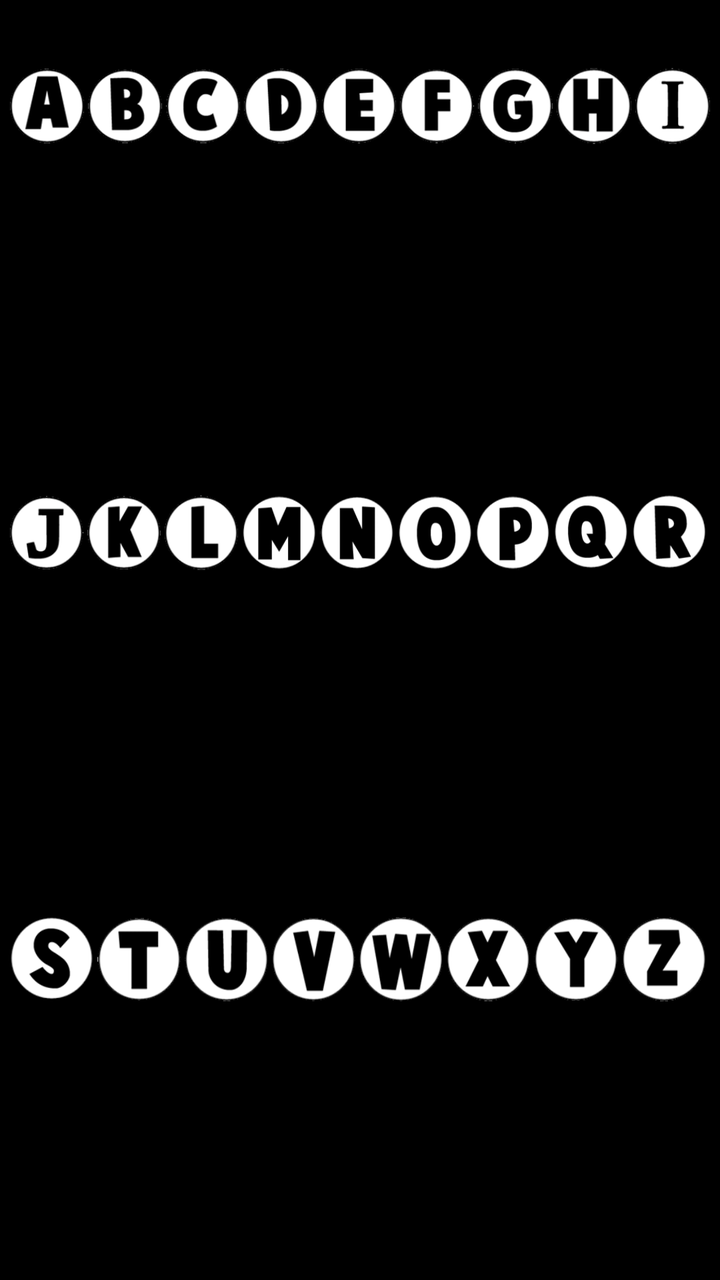
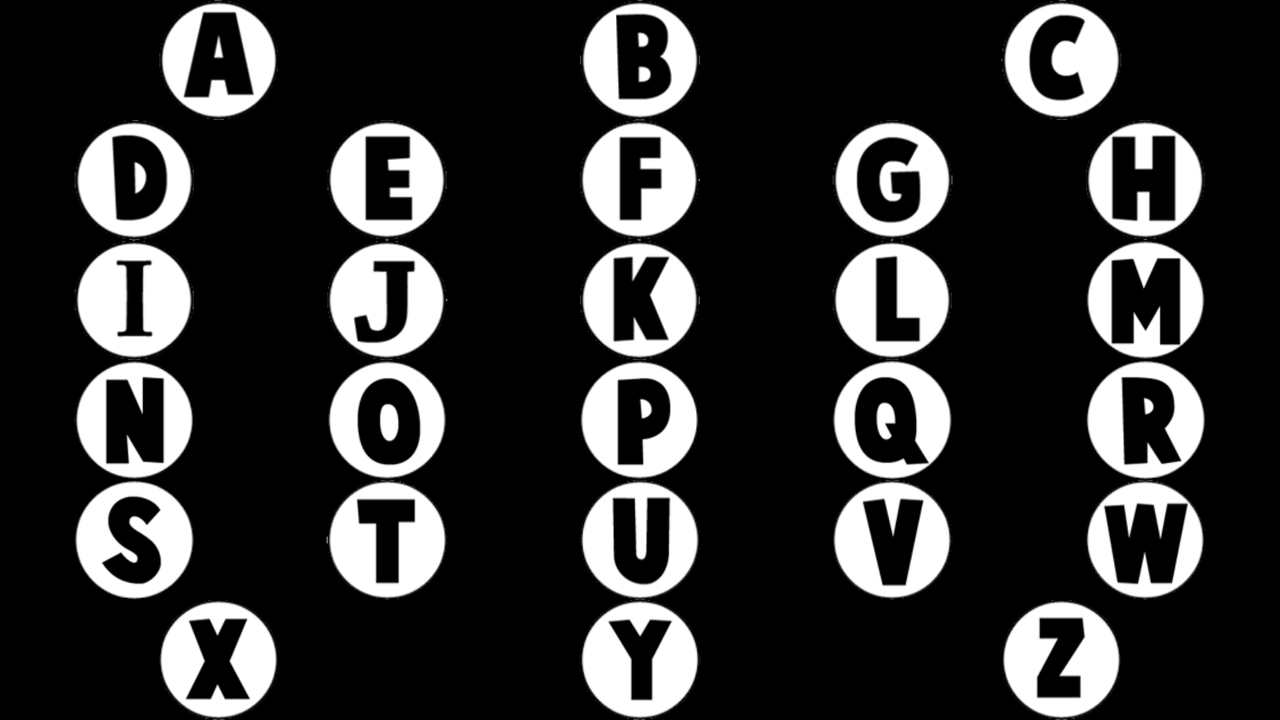

Compare how this app lays out the same screen by default and in its alternative resource folder. The renders come first, then the two layout files and the values they reference.
<!-- AndroidManifest.xml: application theme AppTheme -->
<!-- res/layout/keyboard.xml -->
<?xml version="1.0" encoding="utf-8"?>
<LinearLayout xmlns:android="http://schemas.android.com/apk/res/android"
    android:layout_width="match_parent"
    android:layout_height="match_parent"
    android:background="@color/keyboard"
    android:orientation="vertical">

    <LinearLayout
        android:layout_width="match_parent"
        android:layout_height="0dp"
        android:layout_weight="1"
        android:orientation="horizontal"
        android:weightSum="9">

        <ImageButton
            android:id="@+id/a_btn"
            android:layout_width="0dp"
            android:layout_height="wrap_content"
            android:layout_marginLeft="5dp"
            android:layout_marginRight="2dp"
            android:layout_weight="1"
            android:background="@color/keyboard"
            android:onClick="onBtnClicked"
            android:scaleType="fitCenter"
            android:src="@drawable/a" />

        <ImageButton
            android:id="@+id/b_btn"
            android:layout_width="0dp"
            android:layout_height="wrap_content"
            android:layout_marginRight="2dp"
            android:layout_weight="1"
            android:background="@color/keyboard"
            android:scaleType="fitCenter"
            android:src="@drawable/b" />

        <ImageButton
            android:id="@+id/c_btn"
            android:layout_width="0dp"
            android:layout_height="wrap_content"
            android:layout_marginRight="2dp"
            android:layout_weight="1"
            android:background="@color/keyboard"
            android:scaleType="fitCenter"
            android:src="@drawable/c" />

        <ImageButton
            android:id="@+id/d_btn"
            android:layout_width="0dp"
            android:layout_height="wrap_content"
            android:layout_marginRight="2dp"
            android:layout_weight="1"
            android:background="@color/keyboard"
            android:scaleType="fitCenter"
            android:src="@drawable/d" />

        <ImageButton
            android:id="@+id/e_btn"
            android:layout_width="0dp"
            android:layout_height="wrap_content"
            android:layout_marginRight="2dp"
            android:layout_weight="1"
            android:background="@color/keyboard"
            android:scaleType="fitCenter"
            android:src="@drawable/e" />

        <ImageButton
            android:id="@+id/f_btn"
            android:layout_width="0dp"
            android:layout_height="wrap_content"
            android:layout_marginRight="2dp"
            android:layout_weight="1"
            android:background="@color/keyboard"
            android:scaleType="fitCenter"
            android:src="@drawable/f" />

        <ImageButton
            android:id="@+id/g_btn"
            android:layout_width="0dp"
            android:layout_height="wrap_content"
            android:layout_marginRight="2dp"
            android:layout_weight="1"
            android:background="@color/keyboard"
            android:scaleType="fitCenter"
            android:src="@drawable/g" />

        <ImageButton
            android:id="@+id/h_btn"
            android:layout_width="0dp"
            android:layout_height="wrap_content"
            android:layout_marginRight="2dp"
            android:layout_weight="1"
            android:background="@color/keyboard"
            android:scaleType="fitCenter"
            android:src="@drawable/h" />

        <ImageButton
            android:id="@+id/i_btn"
            android:layout_width="0dp"
            android:layout_height="wrap_content"
            android:layout_marginRight="5dp"
            android:layout_weight="1"
            android:background="@color/keyboard"
            android:scaleType="fitCenter"
            android:src="@drawable/i" />

    </LinearLayout>

    <LinearLayout
        android:layout_width="match_parent"
        android:layout_height="0dp"
        android:layout_marginLeft="5dp"
        android:layout_marginRight="2dp"
        android:layout_weight="1"
        android:orientation="horizontal"
        android:weightSum="9">

        <ImageButton
            android:id="@+id/j_btn"
            android:layout_width="0dp"
            android:layout_height="wrap_content"
            android:layout_marginRight="2dp"
            android:layout_weight="1"
            android:background="@color/keyboard"
            android:scaleType="fitCenter"
            android:src="@drawable/j" />

        <ImageButton
            android:id="@+id/k_btn"
            android:layout_width="0dp"
            android:layout_height="wrap_content"
            android:layout_marginRight="2dp"
            android:layout_weight="1"
            android:background="@color/keyboard"
            android:scaleType="fitCenter"
            android:src="@drawable/k" />

        <ImageButton
            android:id="@+id/l_btn"
            android:layout_width="0dp"
            android:layout_height="wrap_content"
            android:layout_marginRight="2dp"
            android:layout_weight="1"
            android:background="@color/keyboard"
            android:scaleType="fitCenter"
            android:src="@drawable/l" />

        <ImageButton
            android:id="@+id/m_btn"
            android:layout_width="0dp"
            android:layout_height="wrap_content"
            android:layout_marginRight="2dp"
            android:layout_weight="1"
            android:background="@color/keyboard"
            android:scaleType="fitCenter"
            android:src="@drawable/m" />

        <ImageButton
            android:id="@+id/n_btn"
            android:layout_width="0dp"
            android:layout_height="wrap_content"
            android:layout_marginRight="2dp"
            android:layout_weight="1"
            android:background="@color/keyboard"
            android:scaleType="fitCenter"
            android:src="@drawable/n" />

        <ImageButton
            android:id="@+id/o_btn"
            android:layout_width="0dp"
            android:layout_height="wrap_content"
            android:layout_marginRight="2dp"
            android:layout_weight="1"
            android:background="@color/keyboard"
            android:scaleType="fitCenter"
            android:src="@drawable/o" />

        <ImageButton
            android:id="@+id/p_btn"
            android:layout_width="0dp"
            android:layout_height="wrap_content"
            android:layout_marginRight="2dp"
            android:layout_weight="1"
            android:background="@color/keyboard"
            android:scaleType="fitCenter"
            android:src="@drawable/p" />

        <ImageButton
            android:id="@+id/q_btn"
            android:layout_width="0dp"
            android:layout_height="wrap_content"
            android:layout_marginRight="2dp"
            android:layout_weight="1"
            android:background="@color/keyboard"
            android:scaleType="fitCenter"
            android:src="@drawable/q" />

        <ImageButton
            android:id="@+id/r_btn"
            android:layout_width="0dp"
            android:layout_height="wrap_content"
            android:layout_marginRight="5dp"
            android:layout_weight="1"
            android:background="@color/keyboard"
            android:scaleType="fitCenter"
            android:src="@drawable/r" />
    </LinearLayout>

    <LinearLayout
        android:layout_width="match_parent"
        android:layout_height="0dp"
        android:layout_marginLeft="5dp"
        android:layout_marginRight="2dp"
        android:layout_weight="1"
        android:orientation="horizontal"
        android:weightSum="8">

        <ImageButton
            android:id="@+id/s_btn"
            android:layout_width="0dp"
            android:layout_height="wrap_content"
            android:layout_marginRight="2dp"
            android:layout_weight="1"
            android:background="@color/keyboard"
            android:scaleType="fitCenter"
            android:src="@drawable/s" />

        <ImageButton
            android:id="@+id/t_btn"
            android:layout_width="0dp"
            android:layout_height="wrap_content"
            android:layout_marginRight="2dp"
            android:layout_weight="1"
            android:background="@color/keyboard"
            android:scaleType="fitCenter"
            android:src="@drawable/t" />

        <ImageButton
            android:id="@+id/u_btn"
            android:layout_width="0dp"
            android:layout_height="wrap_content"
            android:layout_marginRight="2dp"
            android:layout_weight="1"
            android:background="@color/keyboard"
            android:scaleType="fitCenter"
            android:src="@drawable/u" />

        <ImageButton
            android:id="@+id/v_btn"
            android:layout_width="0dp"
            android:layout_height="wrap_content"
            android:layout_marginRight="2dp"
            android:layout_weight="1"
            android:background="@color/keyboard"
            android:scaleType="fitCenter"
            android:src="@drawable/v" />

        <ImageButton
            android:id="@+id/w_btn"
            android:layout_width="0dp"
            android:layout_height="wrap_content"
            android:layout_marginRight="2dp"
            android:layout_weight="1"
            android:background="@color/keyboard"
            android:scaleType="fitCenter"
            android:src="@drawable/w" />

        <ImageButton
            android:id="@+id/x_btn"
            android:layout_width="0dp"
            android:layout_height="wrap_content"
            android:layout_marginRight="2dp"
            android:layout_weight="1"
            android:background="@color/keyboard"
            android:scaleType="fitCenter"
            android:src="@drawable/x" />

        <ImageButton
            android:id="@+id/y_btn"
            android:layout_width="0dp"
            android:layout_height="wrap_content"
            android:layout_marginRight="2dp"
            android:layout_weight="1"
            android:background="@color/keyboard"
            android:scaleType="fitCenter"
            android:src="@drawable/y" />

        <ImageButton
            android:id="@+id/z_btn"
            android:layout_width="0dp"
            android:layout_height="wrap_content"
            android:layout_marginRight="5dp"
            android:layout_weight="1"
            android:background="@color/keyboard"
            android:scaleType="fitCenter"
            android:src="@drawable/z" />

    </LinearLayout>

</LinearLayout>
<!-- resources referenced by this layout -->
<resources>
  <color name="keyboard">#000000</color>
  <!-- drawable a: png bitmap (drawable, 20577 bytes) -->
  <!-- drawable b: png bitmap (drawable, 20333 bytes) -->
  <!-- drawable c: png bitmap (drawable, 20359 bytes) -->
  <!-- drawable d: png bitmap (drawable, 20325 bytes) -->
  <!-- drawable e: png bitmap (drawable, 19473 bytes) -->
  <!-- drawable f: png bitmap (drawable, 19237 bytes) -->
  <!-- drawable g: png bitmap (drawable, 20843 bytes) -->
  <!-- drawable h: png bitmap (drawable, 19471 bytes) -->
  <!-- drawable i: png bitmap (drawable, 19532 bytes) -->
  <!-- drawable j: png bitmap (drawable, 19951 bytes) -->
  <!-- drawable k: png bitmap (drawable, 20274 bytes) -->
  <!-- drawable l: png bitmap (drawable, 19186 bytes) -->
  <!-- drawable m: png bitmap (drawable, 19069 bytes) -->
  <!-- drawable n: png bitmap (drawable, 19016 bytes) -->
  <!-- drawable o: png bitmap (drawable, 19351 bytes) -->
  <!-- drawable p: png bitmap (drawable, 19001 bytes) -->
  <!-- drawable q: png bitmap (drawable, 19454 bytes) -->
  <!-- drawable r: png bitmap (drawable, 19326 bytes) -->
  <!-- drawable s: png bitmap (drawable, 19538 bytes) -->
  <!-- drawable t: png bitmap (drawable, 18921 bytes) -->
  <!-- drawable u: png bitmap (drawable, 19754 bytes) -->
  <!-- drawable v: png bitmap (drawable, 20279 bytes) -->
  <!-- drawable w: png bitmap (drawable, 20930 bytes) -->
  <!-- drawable x: png bitmap (drawable, 20399 bytes) -->
  <!-- drawable y: png bitmap (drawable, 20033 bytes) -->
  <!-- drawable z: png bitmap (drawable, 19850 bytes) -->
  <style name="AppTheme" parent="Theme.AppCompat.Light.NoActionBar">
          
          <item name="colorPrimary">@color/black</item>
          <item name="colorPrimaryDark">@color/black</item>
          <item name="colorAccent">@color/black</item>
          <item name="android:actionMenuTextColor">@color/white</item>
      </style>
  <color name="black">#000000</color>
  <color name="white">#ffffff</color>
</resources>
<!-- res/layout-land/keyboard.xml (the repository's variant of the layout above) -->
<!-- drawn on the phone turned sideways -->
<?xml version="1.0" encoding="utf-8"?>
<LinearLayout xmlns:android="http://schemas.android.com/apk/res/android"
    android:layout_width="match_parent"
    android:layout_height="match_parent"
    android:background="@color/keyboard"
    android:orientation="vertical">


    <LinearLayout
        android:layout_width="match_parent"
        android:layout_height="0dp"
        android:layout_weight="1"
        android:orientation="horizontal"
        android:weightSum="3">

        <ImageButton
            android:id="@+id/a_btn"
            android:layout_width="0dp"
            android:layout_height="wrap_content"
            android:layout_marginLeft="5dp"
            android:layout_marginRight="2dp"
            android:layout_weight="1"
            android:background="@color/keyboard"
            android:scaleType="fitCenter"
            android:src="@drawable/a" />

        <ImageButton
            android:id="@+id/b_btn"
            android:layout_width="0dp"
            android:layout_height="wrap_content"
            android:layout_marginRight="2dp"
            android:layout_weight="1"
            android:background="@color/keyboard"
            android:scaleType="fitCenter"
            android:src="@drawable/b" />

        <ImageButton
            android:id="@+id/c_btn"
            android:layout_width="0dp"
            android:layout_height="wrap_content"
            android:layout_marginRight="5dp"
            android:layout_weight="1"
            android:background="@color/keyboard"
            android:scaleType="fitCenter"
            android:src="@drawable/c" />
    </LinearLayout>

    <LinearLayout
        android:layout_width="match_parent"
        android:layout_height="0dp"
        android:layout_weight="1"
        android:orientation="horizontal"
        android:weightSum="5">

        <ImageButton
            android:id="@+id/d_btn"
            android:layout_width="0dp"
            android:layout_height="wrap_content"
            android:layout_marginLeft="5dp"
            android:layout_marginRight="2dp"
            android:layout_weight="1"
            android:background="@color/keyboard"
            android:scaleType="fitCenter"
            android:src="@drawable/d" />

        <ImageButton
            android:id="@+id/e_btn"
            android:layout_width="0dp"
            android:layout_height="wrap_content"
            android:layout_marginRight="2dp"
            android:layout_weight="1"
            android:background="@color/keyboard"
            android:scaleType="fitCenter"
            android:src="@drawable/e" />

        <ImageButton
            android:id="@+id/f_btn"
            android:layout_width="0dp"
            android:layout_height="wrap_content"
            android:layout_marginRight="2dp"
            android:layout_weight="1"
            android:background="@color/keyboard"
            android:scaleType="fitCenter"
            android:src="@drawable/f" />

        <ImageButton
            android:id="@+id/g_btn"
            android:layout_width="0dp"
            android:layout_height="wrap_content"
            android:layout_marginRight="2dp"
            android:layout_weight="1"
            android:background="@color/keyboard"
            android:scaleType="fitCenter"
            android:src="@drawable/g" />

        <ImageButton
            android:id="@+id/h_btn"
            android:layout_width="0dp"
            android:layout_height="wrap_content"
            android:layout_marginRight="5dp"
            android:layout_weight="1"
            android:background="@color/keyboard"
            android:scaleType="fitCenter"
            android:src="@drawable/h" />
    </LinearLayout>

    <LinearLayout
        android:layout_width="match_parent"
        android:layout_height="0dp"
        android:layout_weight="1"
        android:orientation="horizontal"
        android:weightSum="5">

        <ImageButton
            android:id="@+id/i_btn"
            android:layout_width="0dp"
            android:layout_height="wrap_content"
            android:layout_marginLeft="5dp"
            android:layout_marginRight="2dp"
            android:layout_weight="1"
            android:background="@color/keyboard"
            android:scaleType="fitCenter"
            android:src="@drawable/i" />


        <ImageButton
            android:id="@+id/j_btn"
            android:layout_width="0dp"
            android:layout_height="wrap_content"
            android:layout_marginRight="2dp"
            android:layout_weight="1"
            android:background="@color/keyboard"
            android:scaleType="fitCenter"
            android:src="@drawable/j" />

        <ImageButton
            android:id="@+id/k_btn"
            android:layout_width="0dp"
            android:layout_height="wrap_content"
            android:layout_marginRight="2dp"
            android:layout_weight="1"
            android:background="@color/keyboard"
            android:scaleType="fitCenter"
            android:src="@drawable/k" />

        <ImageButton
            android:id="@+id/l_btn"
            android:layout_width="0dp"
            android:layout_height="wrap_content"
            android:layout_marginRight="2dp"
            android:layout_weight="1"
            android:background="@color/keyboard"
            android:scaleType="fitCenter"
            android:src="@drawable/l" />

        <ImageButton
            android:id="@+id/m_btn"
            android:layout_width="0dp"
            android:layout_height="wrap_content"
            android:layout_marginRight="5dp"
            android:layout_weight="1"
            android:background="@color/keyboard"
            android:scaleType="fitCenter"
            android:src="@drawable/m" />
    </LinearLayout>

    <LinearLayout
        android:layout_width="match_parent"
        android:layout_height="0dp"
        android:layout_weight="1"
        android:orientation="horizontal"
        android:weightSum="5">

        <ImageButton
            android:id="@+id/n_btn"
            android:layout_width="0dp"
            android:layout_height="wrap_content"
            android:layout_marginLeft="5dp"
            android:layout_marginRight="2dp"
            android:layout_weight="1"
            android:background="@color/keyboard"
            android:scaleType="fitCenter"
            android:src="@drawable/n" />

        <ImageButton
            android:id="@+id/o_btn"
            android:layout_width="0dp"
            android:layout_height="wrap_content"
            android:layout_marginRight="2dp"
            android:layout_weight="1"
            android:background="@color/keyboard"
            android:scaleType="fitCenter"
            android:src="@drawable/o" />

        <ImageButton
            android:id="@+id/p_btn"
            android:layout_width="0dp"
            android:layout_height="wrap_content"
            android:layout_marginRight="2dp"
            android:layout_weight="1"
            android:background="@color/keyboard"
            android:scaleType="fitCenter"
            android:src="@drawable/p" />

        <ImageButton
            android:id="@+id/q_btn"
            android:layout_width="0dp"
            android:layout_height="wrap_content"
            android:layout_marginRight="2dp"
            android:layout_weight="1"
            android:background="@color/keyboard"
            android:scaleType="fitCenter"
            android:src="@drawable/q" />

        <ImageButton
            android:id="@+id/r_btn"
            android:layout_width="0dp"
            android:layout_height="wrap_content"
            android:layout_marginRight="5dp"
            android:layout_weight="1"
            android:background="@color/keyboard"
            android:scaleType="fitCenter"
            android:src="@drawable/r" />
    </LinearLayout>

    <LinearLayout
        android:layout_width="match_parent"
        android:layout_height="0dp"
        android:layout_weight="1"
        android:orientation="horizontal"
        android:weightSum="5">

        <ImageButton
            android:id="@+id/s_btn"
            android:layout_width="0dp"
            android:layout_height="wrap_content"
            android:layout_marginLeft="5dp"
            android:layout_marginRight="2dp"
            android:layout_weight="1"
            android:background="@color/keyboard"
            android:scaleType="fitCenter"
            android:src="@drawable/s" />

        <ImageButton
            android:id="@+id/t_btn"
            android:layout_width="0dp"
            android:layout_height="wrap_content"
            android:layout_marginRight="2dp"
            android:layout_weight="1"
            android:background="@color/keyboard"
            android:scaleType="fitCenter"
            android:src="@drawable/t" />

        <ImageButton
            android:id="@+id/u_btn"
            android:layout_width="0dp"
            android:layout_height="wrap_content"
            android:layout_marginRight="2dp"
            android:layout_weight="1"
            android:background="@color/keyboard"
            android:scaleType="fitCenter"
            android:src="@drawable/u" />

        <ImageButton
            android:id="@+id/v_btn"
            android:layout_width="0dp"
            android:layout_height="wrap_content"
            android:layout_marginRight="2dp"
            android:layout_weight="1"
            android:background="@color/keyboard"
            android:scaleType="fitCenter"
            android:src="@drawable/v" />

        <ImageButton
            android:id="@+id/w_btn"
            android:layout_width="0dp"
            android:layout_height="wrap_content"
            android:layout_marginRight="5dp"
            android:layout_weight="1"
            android:background="@color/keyboard"
            android:scaleType="fitCenter"
            android:src="@drawable/w" />
    </LinearLayout>

    <LinearLayout
        android:layout_width="match_parent"
        android:layout_height="0dp"
        android:layout_weight="1"
        android:orientation="horizontal"
        android:weightSum="3">

        <ImageButton
            android:id="@+id/x_btn"
            android:layout_width="0dp"
            android:layout_height="wrap_content"
            android:layout_marginLeft="5dp"
            android:layout_marginRight="2dp"
            android:layout_weight="1"
            android:background="@color/keyboard"
            android:scaleType="fitCenter"
            android:src="@drawable/x" />

        <ImageButton
            android:id="@+id/y_btn"
            android:layout_width="0dp"
            android:layout_height="wrap_content"
            android:layout_marginRight="2dp"
            android:layout_weight="1"
            android:background="@color/keyboard"
            android:scaleType="fitCenter"
            android:src="@drawable/y" />

        <ImageButton
            android:id="@+id/z_btn"

            android:layout_width="0dp"
            android:layout_height="wrap_content"
            android:layout_marginRight="5dp"
            android:layout_weight="1"
            android:background="@color/keyboard"
            android:scaleType="fitCenter"
            android:src="@drawable/z" />
    </LinearLayout>

</LinearLayout>
